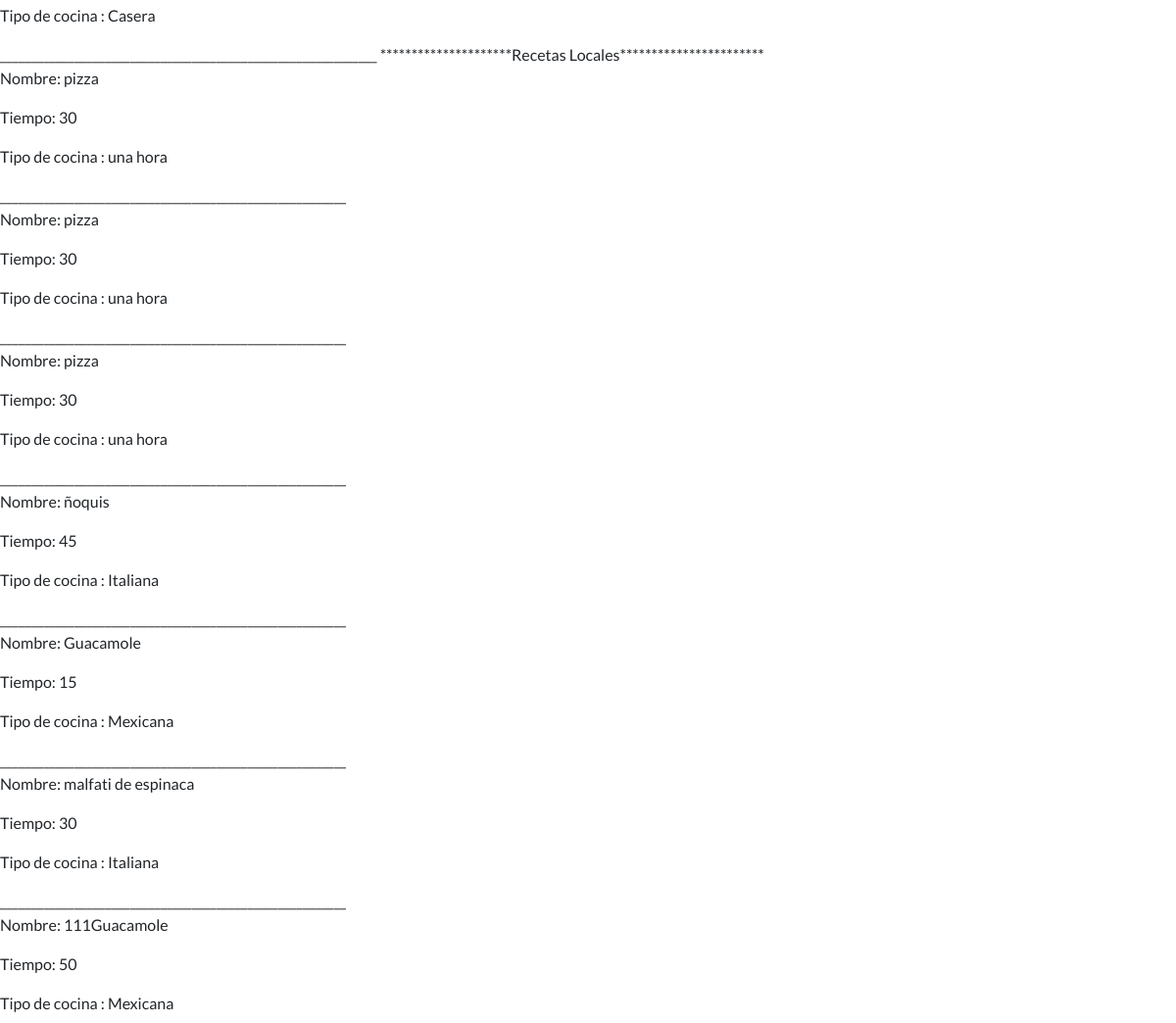
The app's page /AppRecetas/recetasMain/ (middle part), older data.
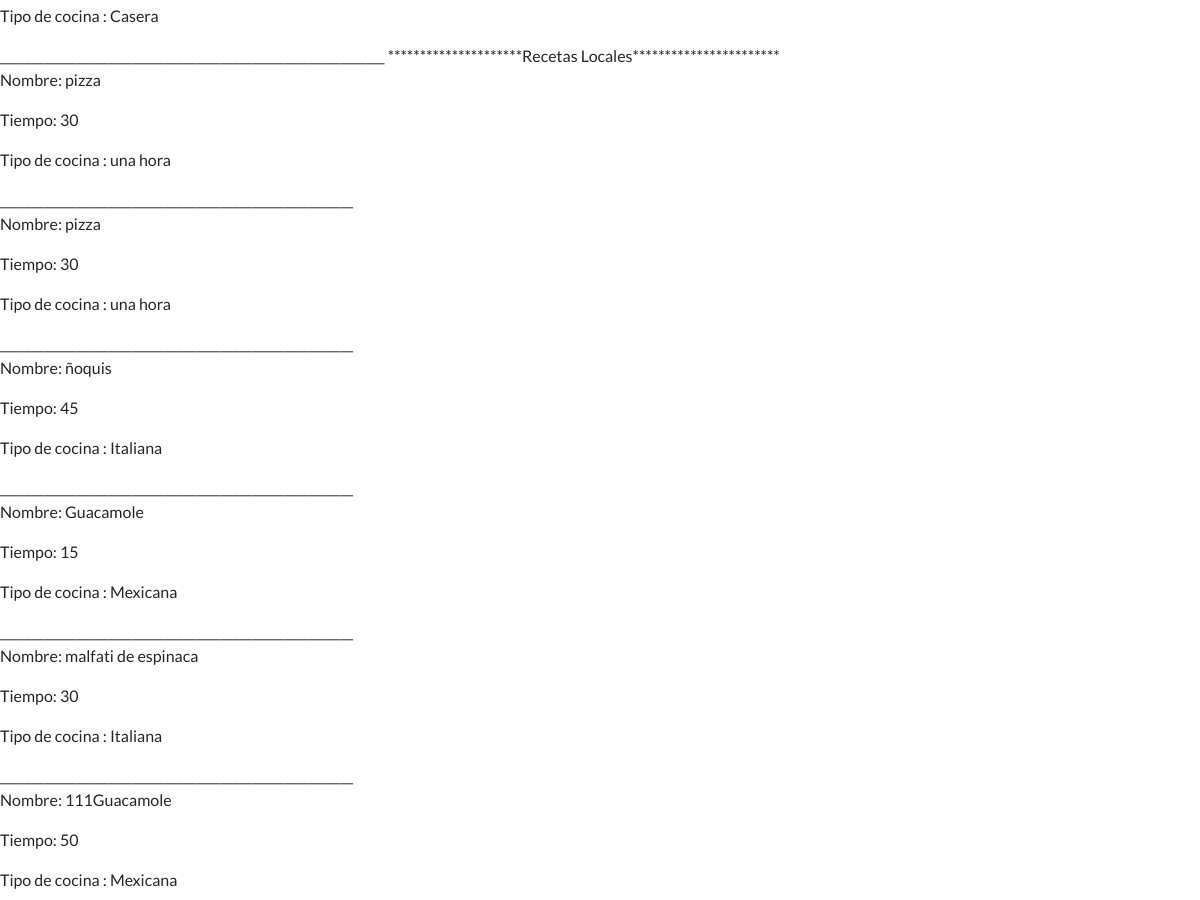
The same page, newer data.
### AppRecetas/models.py (models this page shows, shortened)
class RecetasUsr(models.Model):
    nom_platosUsr = models.CharField(max_length=20)
    ingredientesUsr = models.CharField(max_length=100)
    recetaUsr = models.CharField(max_length=100)
    tiempoUsr = models.IntegerField()
    dificultadUsr = models.CharField(max_length=10)
    tipoDeCocinaUsr = models.CharField(max_length=20)
    fuenteUsr = models.CharField(max_length=30)
    procedimientoUsr = models.TextField()

class RecetasMain(models.Model):
    nom_platos = models.CharField(max_length=20)
    ingredientes = models.CharField(max_length=100)
    receta = models.CharField(max_length=100)
    tiempo = models.IntegerField()
    dificultad = models.CharField(max_length=10)
    tipoDeCocina = models.CharField(max_length=20)
    fuente = models.CharField(max_length=30)
    procedimiento = models.TextField()

### AppRecetas/views.py (the view)
# urls.py: path("recetasMain/", vista_recetasMain, name= "RecetasMain"),
def vista_recetasMain(request):
  recetasUsr_all = RecetasUsr.objects.all()
  recetasMain_all = RecetasMain.objects.all()
  return render(request,'AppRecetas/recetasMain.html', {"lista_recetasUsr" : recetasUsr_all , "lista_recetasMain": recetasMain_all})

### AppRecetas/templates/AppRecetas/recetasMain.html (shortened to what this page needs)
{% extends "AppRecetas/base.html" %}
{% block complement%}
{% for recetasUsr in  lista_recetasUsr %}
    <p>Tipo de cocina : {{recetasUsr.tipoDeCocinaUsr}}  </p>
_____________________________________________________________
{%endfor%}
*********************Recetas  Locales***********************
{% for recetasMain in  lista_recetasMain %}
    <p>Nombre: {{recetasMain.nom_platos}}  </p>
    <p>Tiempo: {{recetasMain.tiempo}}  </p>
    <p>Tipo de cocina : {{recetasMain.tipoDeCocina}}  </p>
________________________________________________________
{%endfor%}
{%endblock%}

Row changes from the older to the newer data that the page shows:
removed RecetasMain: nom_platos "pizza", tiempo "30", tipoDeCocina "una hora"
